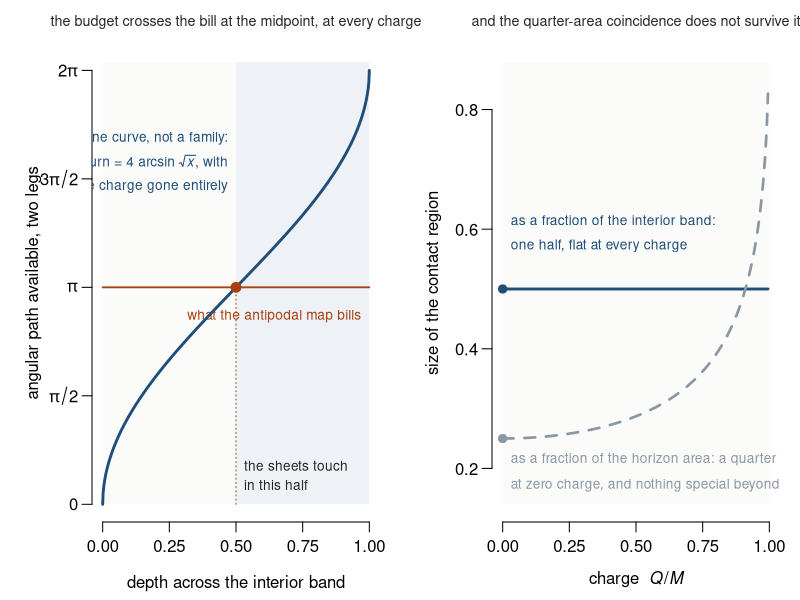
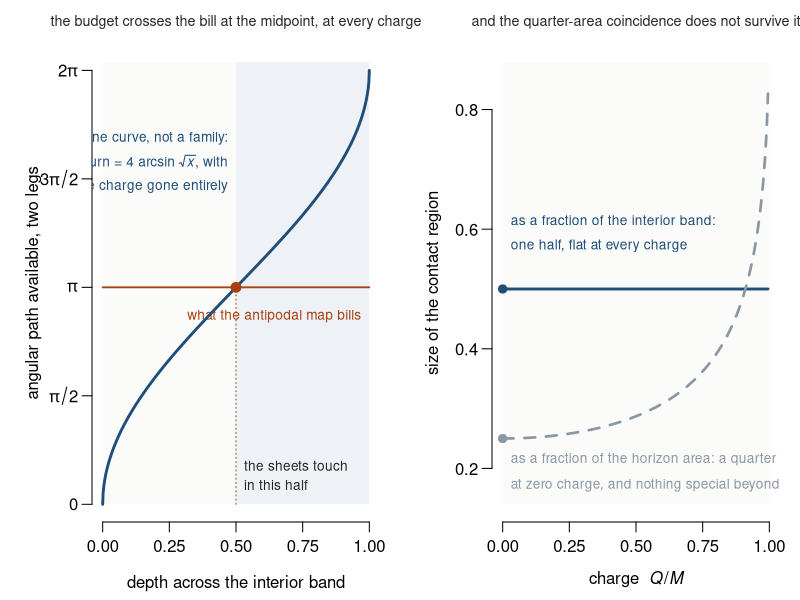

Source code (R) for these figures, in order:
#!/usr/bin/env Rscript
# fig_contact_universal.R -- Section 5: the contact region, and which way of saying it survives.
#
# Inside the horizon the causality bound is d(angle) <= dr / sqrt(G) with G = -r^2 f. For
# Reissner-Nordstrom r^2 f = (r - r_+)(r - r_-), so G = (r_+ - r)(r - r_-) is a monic quadratic
# whose roots are the ends of the band, and one leg from r out to the horizon integrates to
#     2 arcsin sqrt( (r_+ - r) / (r_+ - r_-) ) .
# Write x for that depth fraction, 0 at the outer horizon and 1 at the inner. Two legs give
#     turn(x) = 4 arcsin sqrt(x)
# with the charge gone entirely: ONE curve, not a family. The antipodal map bills pi, and
#     4 arcsin sqrt(x) >= pi  <=>  sqrt(x) >= sin(pi/4)  <=>  x >= 1/2 ,
# so the budget crosses the bill at the midpoint of the band at every charge, exactly.
# That is the reaching statement. Confining contact to the inner half needs the maximiser
# argument, which holds for an uncharged hole and is open at charge; see A.15 and 5.1.
#
# Right panel: the same result stated two ways, only one of which survives charge. As a
# fraction of the band the contact region is one half and does not move. As a fraction of the
# horizon AREA it is a quarter at Q = 0 and runs to better than three quarters near extremality,
# so the quarter-area reading is a coincidence of r_- = 0 and not a thermodynamic statement.
# Arithmetic and planted failures: checks/calc/contact_charged.R

turn <- function(x) 4 * asin(sqrt(x))
stopifnot(abs(turn(0.5) - pi) < 1e-12, turn(0.4999) < pi, turn(0.5001) > pi)
s    <- function(Q) sqrt(1 - Q^2)
area <- function(Q) 1 / (1 + s(Q))^2           # (r_c/r_+)^2 with r_c = M
cat("=== the contact condition, normalised to the band ===\n\n")
cat("  turn(x) = 4 arcsin sqrt(x) reaches pi at x = 0.5 exactly, with no charge in it.\n\n")
cat("     Q/M     r_-/r_+    contact as fraction of band    as fraction of horizon area\n")
for (Q in c(0, 0.3, 0.6, 0.9, 0.99)) {
  rp <- 1 + s(Q); rm <- 1 - s(Q)
  cat(sprintf("   %6.3f   %8.5f   %22.7f   %24.5f\n", Q, rm/rp, 0.5, area(Q)))
}
stopifnot(abs(area(0) - 0.25) < 1e-12, area(0.99) > 0.76)
cat("\n  The band fraction does not move. The area fraction runs from 0.250 to 0.768, so the\n")
cat("  quarter-of-the-horizon reading is numerology and charge is what exposes it.\n")

ink <- "grey15"; c1 <- "#1f4e79"; mark <- "#a8400f"; grey <- "#8a97a4"
draw <- function() {
  par(mfrow = c(1, 2), mar = c(3.9, 4.6, 2.2, 1.0), mgp = c(2.5, 0.7, 0), xpd = FALSE)

  x <- seq(0, 1, length.out = 600)
  plot(NA, xlim = c(0, 1), ylim = c(0, 2*pi*1.02), axes = FALSE,
       xlab = "depth across the interior band",
       ylab = "angular path available, two legs")
  rect(0, 0, 1, 2*pi*1.02, col = "#fbfbfa", border = NA)
  axis(1, at = seq(0, 1, 0.25))
  axis(2, at = c(0, pi/2, pi, 3*pi/2, 2*pi),
       labels = c("0", expression(pi/2), expression(pi), expression(3*pi/2), expression(2*pi)), las = 1)
  rect(0.5, 0, 1, 2*pi*1.02, col = "#eef1f5", border = NA)
  segments(0, pi, 1, pi, col = mark, lwd = 1.8)
  # crossed by the dotted midpoint guide at x = 0.5, and it straddles the edge of the shaded
  # right half, so a single-colour mask would show as a box. Accepted instead, in
  # checks/ink_overlaps_accepted.tsv.
  text(0.97, pi - 0.42, "what the antipodal map bills", col = mark, cex = 0.82, adj = 1)
  lines(x, turn(x), col = c1, lwd = 2.8)
  points(0.5, pi, pch = 19, cex = 1.3, col = mark)
  segments(0.5, 0, 0.5, pi, col = mark, lty = 3)
  text(0.53, 0.55, "the sheets touch", col = ink, cex = 0.82, adj = 0)
  text(0.53, 0.28, "in this half", col = ink, cex = 0.82, adj = 0)
  text(0.47, 5.30, "one curve, not a family:", col = c1, cex = 0.82, adj = 1)
  text(0.47, 4.95, expression(paste("turn = 4 arcsin ", sqrt(italic(x)), ", with")), col = c1, cex = 0.82, adj = 1)
  text(0.47, 4.60, "the charge gone entirely", col = c1, cex = 0.82, adj = 1)
  mtext("the budget crosses the bill at the midpoint, at every charge", side = 3, line = 0.7,
        cex = 0.86, col = ink)

  Qs <- seq(0, 0.995, length.out = 500)
  plot(NA, xlim = c(0, 1), ylim = c(0.14, 0.88), axes = FALSE,
       xlab = expression(paste("charge  ", italic(Q), "/", italic(M))),
       ylab = "size of the contact region")
  rect(0, 0.14, 1, 0.88, col = "#fbfbfa", border = NA)
  axis(1, at = seq(0, 1, 0.25)); axis(2, at = seq(0.2, 0.8, 0.2), las = 1)
  lines(Qs, rep(0.5, length(Qs)), col = c1, lwd = 2.8)
  lines(Qs, area(Qs), col = grey, lwd = 2.6, lty = 2)
  text(0.03, 0.615, "as a fraction of the interior band:", col = c1, cex = 0.82, adj = 0)
  text(0.03, 0.572, "one half, flat at every charge", col = c1, cex = 0.82, adj = 0)
  text(0.03, 0.215, "as a fraction of the horizon area: a quarter only", col = grey, cex = 0.82, adj = 0)
  text(0.03, 0.172, "at zero charge, and nothing special beyond it", col = grey, cex = 0.82, adj = 0)
  points(0, 0.25, pch = 19, cex = 1.1, col = grey); points(0, 0.5, pch = 19, cex = 1.1, col = c1)
  mtext("and the quarter-area coincidence does not survive it", side = 3, line = 0.7,
        cex = 0.86, col = ink)
}
for (f in c("paper/fig_companion_contact.pdf", "paper/fig_companion_contact.png")) {
  if (grepl("pdf$", f)) pdf(f, width = 8.6, height = 4.2) else png(f, width = 1330, height = 650, res = 150)
  draw(); invisible(dev.off()); cat("  wrote", f, "\n")
}
